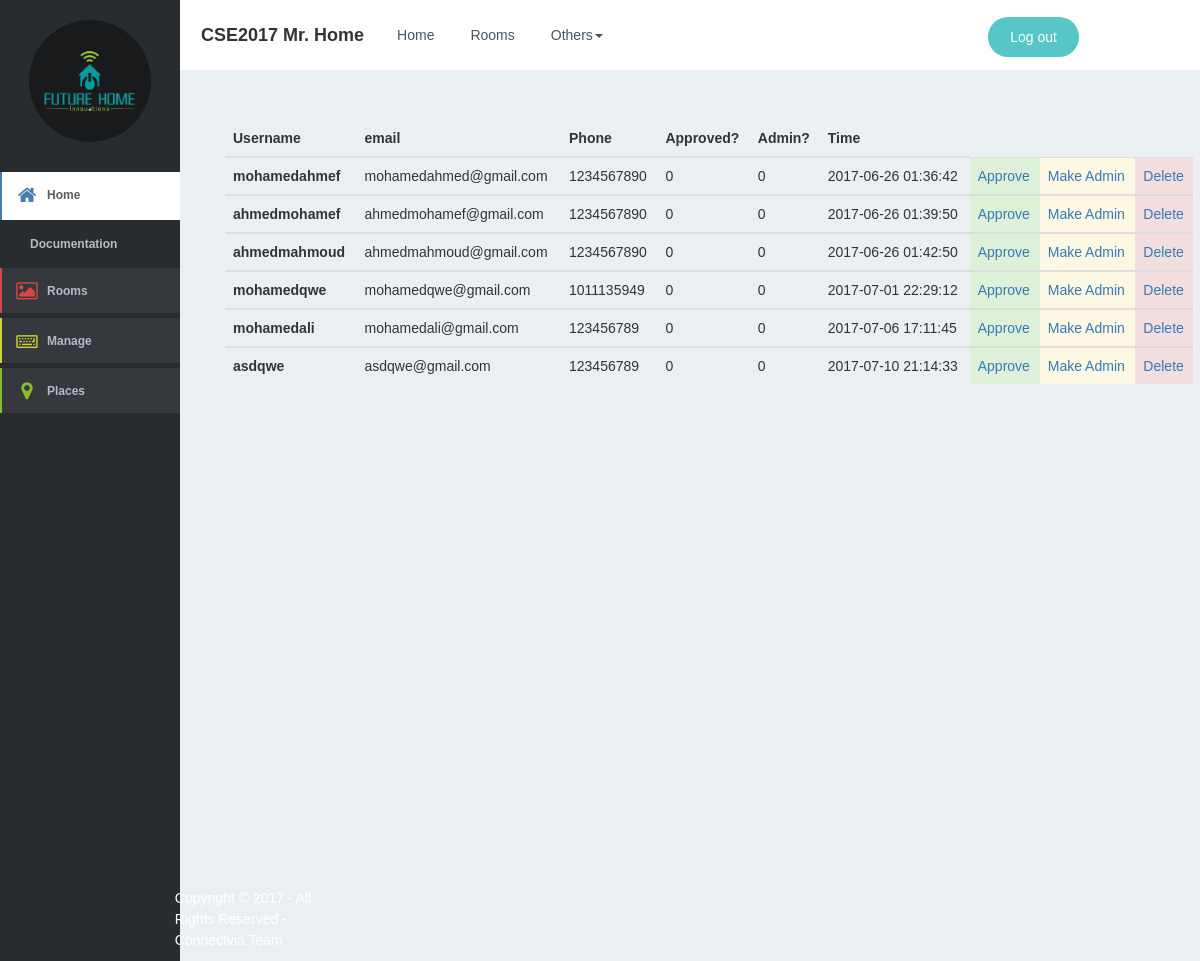
/user.php?type=new (signed in), run on the app's committed database.
### tables this page shows
CREATE TABLE IF NOT EXISTS `users` (
  `id` INT(10) UNSIGNED NOT NULL AUTO_INCREMENT,
  `username` VARCHAR(50) NOT NULL,
  `email` VARCHAR(60) NOT NULL,
  `password` VARCHAR(60) NOT NULL,
  `phone` VARCHAR(25) NOT NULL,
  `token` VARCHAR(30) NULL DEFAULT NULL,
  `ftoken` TEXT NULL DEFAULT NULL,
  `is_admin` TINYINT(1) NULL DEFAULT '0',
  `is_approved` TINYINT(1) NULL DEFAULT '0',
  `createTime` TIMESTAMP NULL DEFAULT CURRENT_TIMESTAMP,
  PRIMARY KEY (`id`),
  UNIQUE INDEX `email_UNIQUE` (`email` ASC),
  UNIQUE INDEX `username_UNIQUE` (`username` ASC));

### includes/core/system.php (called while the page is built, shortened)
<?php
class System {
    private static $objects= array();
    public static function store($index,$value){
        self::$objects[$index]= $value;
    }
    public static function get($index){
        return self::$objects[$index];
    }
}

### includes/core/mysql.class.php (called while the page is built, shortened)
<?php
class mysql {
    public $connection;
    private $last;
    public function dbconnect()
    {
        $this->connection = new mysqli(HOSTNAME,USERNAME,PASSWORD,DBNAME);
        if($this->connection)
            return TRUE;
        return FALSE;
    }
    public function Execute($query)
    {
        if($result = $this->connection->query($query))
        {
            $this->last = $result;
            return TRUE;
        }
        return FALSE;
    }
    public function GetRows()
    {
        $result = array();
        $rows   = $this->AffectedRows();
        for($i = 0;$i<$rows;$i++)
        {
            $result[] = $this->last->fetch_assoc();
        }
        if(count($result) > 0)
            return $result;
        return NULL;
    }
    public function AffectedRows()
    {
        return $this->connection->affected_rows;
    }
}
?>

### includes/models/UsersModel.php (called while the page is built, shortened)
<?php
class UsersModel {
    public function get ($extra=''){
        $users= array();
        System::get('db')->Execute("SELECT * FROM `users` {$extra}");
        if (System::get('db')->AffectedRows()>0)
            $users= System::get('db')->GetRows();
        return $users;
    }
    public function getNew(){
        return $this->get("WHERE `is_approved`=0");
    }
}

### web/user.php (the view, shortened to what this page needs)
<?php
require_once '../includes/models/UsersModel.php';
?>
<?php include('header.php');?>
<?php include('sidebar.php');?>
        <div class="container" style="width: 96%; margin: 50px 300px 70px 50px;">
        <?php
        $userob = new UsersModel(); $msg = '';
        if ($_SERVER['REQUEST_METHOD'] == 'GET') {
            if (isset($_GET) && !empty($_GET)) {
                $id = ''; $type = '';
                if (isset($_GET['type']) && !empty($_GET['type'])) {
                    $type = strval($_GET['type']);
                } else {
                    header("HTTP/1.0 503 Internal server errors");
                    $msg .= "Undetermined type! ";
                }
                switch ($type){
                    case 'new': $return = $userob->getNew();        break;
                }
                echo '<table class="table table-hover">';
                if (isset($return)) {
                    echo "<thead><tr>
                                  <th>Username</th>
					              <th>email</th>
					              <th>Phone</th>
					              <th>Approved?</th>
					              <th>Admin?</th>
                                  <th>Time</th>
                          </tr></thead>";
                    foreach ($return as $user) {
                        echo "<tbody><tr>
					              <th scope='row'>{$user['username']}</td>
					              <td>{$user['email']}</td>
					              <td>{$user['phone']}</td>
					              <td>{$user['is_approved']}</td>
					              <td>{$user['is_admin']}</td>
                                  <td>{$user['createTime']}";
	    				    if (!$user['is_approved']) {echo "<td class='bg-success'><a href=\"admin.php?id={$user['id']}&op=approve&type=$type\" class=\"button\">Approve</a></td>";}
					        if (!$user['is_admin']) {echo "<td class='bg-warning'><a href=\"admin.php?id={$user['id']}&op=setadmin&type=$type\" class=\"button\">Make Admin</a></td>";}
					        else {echo "<td><a href=\"admin.php?id={$user['id']}&op=unsetadmin&type=$type\" class=\"button\">Remove Admin</a></td>";}
					          	  echo "<td class='bg-danger'><a href=\"admin.php?id={$user['id']}&op=delete&type=$type\" class=\"button\">Delete</a></td>
				              </tr></tbody>";
                    }
                }
                echo '</table>';
            } else {
                header("HTTP/1.0 503 Internal server errors");
                $msg .= "No data sent! ";
            }
        } else {
            header("HTTP/1.0 503 Internal server errors");
            $msg .= "Unsupported method! ";
        }
        ?>
</div>
<?php include('footer.php');?>

### web/assets/css/Basic-Header.css (style rules this page uses)
html { background-color: #eee; }

### web/assets/css/custom.css (style rules this page uses)
* { padding:0; margin:0; }
html { background-color: #eaf0f2; }
body { font:14px/1.5 Arial, Helvetica, sans-serif; background-color: #eaf0f2; }
.container { width:95%; }
@media (min-width: 900px) { body { font:14px/1.5 Arial, Helvetica, sans-serif; background-color: #eaf0f2; margin-left:160px; } }

### data on the page
users: username "mohamedahmef", email "mohamedahmed@gmail.com", phone "1234567890", is_approved "0", is_admin "0", createTime "2017-06-26 01:36:42"
users: username "ahmedmohamef", email "ahmedmohamef@gmail.com", phone "1234567890", is_approved "0", is_admin "0", createTime "2017-06-26 01:39:50"
users: username "ahmedmahmoud", email "ahmedmahmoud@gmail.com", phone "1234567890", is_approved "0", is_admin "0", createTime "2017-06-26 01:42:50"
users: username "mohamedqwe", email "mohamedqwe@gmail.com", phone "1011135949", is_approved "0", is_admin "0", createTime "2017-07-01 22:29:12"
users: username "mohamedali", email "mohamedali@gmail.com", phone "123456789", is_approved "0", is_admin "0", createTime "2017-07-06 17:11:45"
users: username "asdqwe", email "asdqwe@gmail.com", phone "123456789", is_approved "0", is_admin "0", createTime "2017-07-10 21:14:33"
